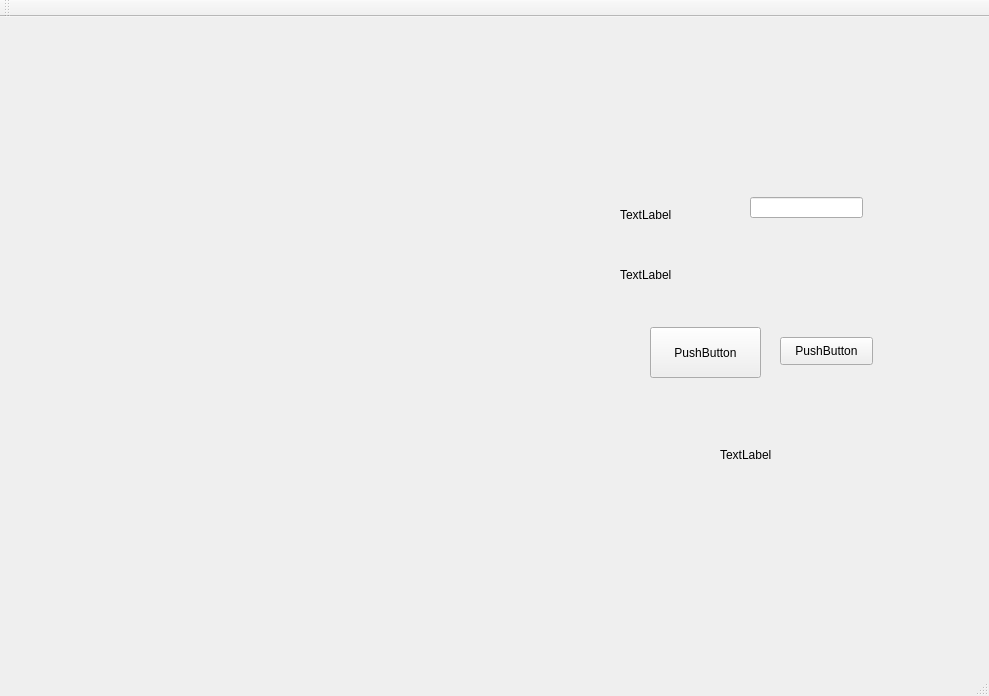
<?xml version="1.0" encoding="UTF-8"?>
<ui version="4.0">
 <class>KMainWindowClass</class>
 <widget class="QMainWindow" name="KMainWindowClass">
  <property name="geometry">
   <rect>
    <x>0</x>
    <y>0</y>
    <width>989</width>
    <height>696</height>
   </rect>
  </property>
  <property name="windowTitle">
   <string>KMainWindow</string>
  </property>
  <widget class="QWidget" name="centralWidget">
   <widget class="QLabel" name="label">
    <property name="geometry">
     <rect>
      <x>10</x>
      <y>220</y>
      <width>531</width>
      <height>371</height>
     </rect>
    </property>
    <property name="text">
     <string/>
    </property>
   </widget>
   <widget class="QPushButton" name="pushButton">
    <property name="geometry">
     <rect>
      <x>650</x>
      <y>310</y>
      <width>111</width>
      <height>51</height>
     </rect>
    </property>
    <property name="text">
     <string>PushButton</string>
    </property>
   </widget>
   <widget class="QPushButton" name="pushButton_2">
    <property name="geometry">
     <rect>
      <x>780</x>
      <y>320</y>
      <width>93</width>
      <height>28</height>
     </rect>
    </property>
    <property name="text">
     <string>PushButton</string>
    </property>
   </widget>
   <widget class="QLineEdit" name="lineEdit">
    <property name="geometry">
     <rect>
      <x>750</x>
      <y>180</y>
      <width>113</width>
      <height>21</height>
     </rect>
    </property>
   </widget>
   <widget class="QLabel" name="label_2">
    <property name="geometry">
     <rect>
      <x>620</x>
      <y>190</y>
      <width>72</width>
      <height>15</height>
     </rect>
    </property>
    <property name="text">
     <string>TextLabel</string>
    </property>
   </widget>
   <widget class="QLabel" name="label_3">
    <property name="geometry">
     <rect>
      <x>620</x>
      <y>250</y>
      <width>72</width>
      <height>15</height>
     </rect>
    </property>
    <property name="text">
     <string>TextLabel</string>
    </property>
   </widget>
   <widget class="QLabel" name="label_4">
    <property name="geometry">
     <rect>
      <x>720</x>
      <y>430</y>
      <width>72</width>
      <height>15</height>
     </rect>
    </property>
    <property name="text">
     <string>TextLabel</string>
    </property>
   </widget>
  </widget>
  <widget class="QMenuBar" name="menuBar">
   <property name="geometry">
    <rect>
     <x>0</x>
     <y>0</y>
     <width>989</width>
     <height>26</height>
    </rect>
   </property>
  </widget>
  <widget class="QToolBar" name="mainToolBar">
   <attribute name="toolBarArea">
    <enum>TopToolBarArea</enum>
   </attribute>
   <attribute name="toolBarBreak">
    <bool>false</bool>
   </attribute>
  </widget>
  <widget class="QStatusBar" name="statusBar"/>
 </widget>
 <layoutdefault spacing="6" margin="11"/>
 <resources>
  <include location="kmainwindow.qrc"/>
 </resources>
 <connections/>
</ui>
